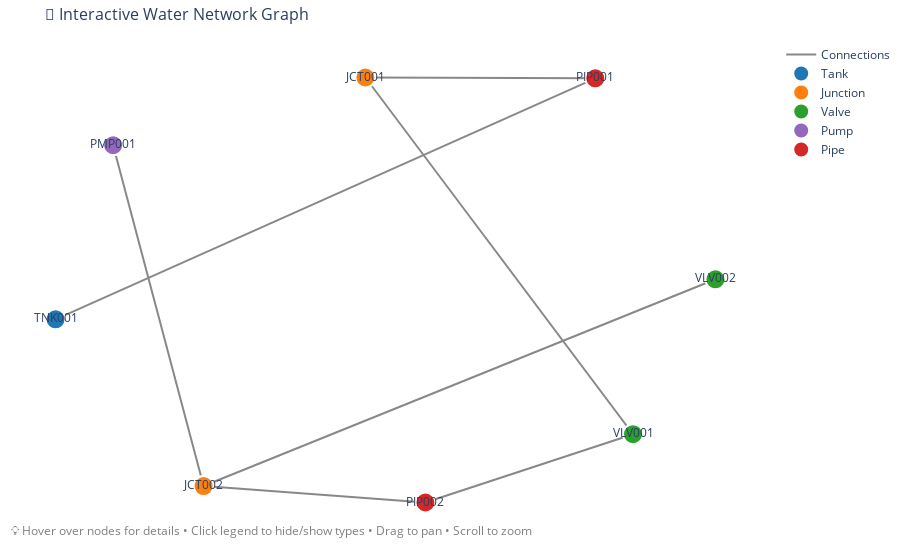

This figure's notebook cell:
### Code cell
# Create and display the interactive graph
print("🚀 Creating interactive Plotly graph...")
fig = create_interactive_plotly_graph(driver)
if fig:
    fig.show()
    print("✅ Interactive graph created! Try hovering, zooming, and clicking the legend.")

### Figure 1 — Plotly figure (JSON) as saved in the notebook; plotly's stock layout.template omitted (floating-point values rounded to 4 significant figures)
{"data": [{"hoverinfo": "none", "line": {"color": "#888", "width": 2}, "mode": "lines", "name": "Connections", "type": "scatter", "x": [-1, 0.6218, null, -0.06898, 0.7351, null, -0.06898, 0.6218, null, -0.5551, 0.9828, null, -0.5551, -0.827, null, -0.5551, 0.1114, null, 0.7351, 0.1114, null], "y": [-0.1185, 0.866, null, 0.8694, -0.588, null, 0.8694, 0.866, null, -0.7997, 0.04506, null, -0.7997, 0.5926, null, -0.7997, -0.8669, null, -0.588, -0.8669, null]}, {"hovertemplate": "%{hovertext}<extra></extra>", "hovertext": ["<b>Tank: TNK001</b><br>level: 850000<br>location: Reservoir Hill<br>elevation: 120.0<br>capacity: 1000000<br>"], "marker": {"color": "#1f77b4", "line": {"color": "white", "width": 2}, "size": 20}, "mode": "markers+text", "name": "Tank", "showlegend": true, "text": ["TNK001"], "textposition": "middle center", "type": "scatter", "x": [-1], "y": [-0.1185]}, {"hovertemplate": "%{hovertext}<extra></extra>", "hovertext": ["<b>Junction: JCT001</b><br>location: North District<br>elevation: 100.0<br>", "<b>Junction: JCT002</b><br>location: Central Plaza<br>elevation: 95.0<br>"], "marker": {"color": "#ff7f0e", "line": {"color": "white", "width": 2}, "size": 20}, "mode": "markers+text", "name": "Junction", "showlegend": true, "text": ["JCT001", "JCT002"], "textposition": "middle center", "type": "scatter", "x": [-0.06898, -0.5551], "y": [0.8694, -0.7997]}, {"hovertemplate": "%{hovertext}<extra></extra>", "hovertext": ["<b>Valve: VLV001</b><br>diameter: 12<br>installDate: 2015-03-15<br>status: Open<br>type: Gate Valve<br>", "<b>Valve: VLV002</b><br>diameter: 8<br>installDate: 2018-07-22<br>status: Closed<br>type: Ball Valve<br>"], "marker": {"color": "#2ca02c", "line": {"color": "white", "width": 2}, "size": 20}, "mode": "markers+text", "name": "Valve", "showlegend": true, "text": ["VLV001", "VLV002"], "textposition": "middle center", "type": "scatter", "x": [0.7351, 0.9828], "y": [-0.588, 0.04506]}, {"hovertemplate": "%{hovertext}<extra></extra>", "hovertext": ["<b>Pump: PMP001</b><br>status: Running<br>power: 25.5<br>capacity: 500<br>type: Centrifugal<br>"], "marker": {"color": "#9467bd", "line": {"color": "white", "width": 2}, "size": 20}, "mode": "markers+text", "name": "Pump", "showlegend": true, "text": ["PMP001"], "textposition": "middle center", "type": "scatter", "x": [-0.827], "y": [0.5926]}, {"hovertemplate": "%{hovertext}<extra></extra>", "hovertext": ["<b>Pipe: PIP001</b><br>diameter: 12<br>installDate: 2010-05-10<br>length: 500.0<br>material: Cast Iron<br>", "<b>Pipe: PIP002</b><br>diameter: 8<br>installDate: 2020-01-15<br>length: 300.0<br>material: PVC<br>"], "marker": {"color": "#d62728", "line": {"color": "white", "width": 2}, "size": 20}, "mode": "markers+text", "name": "Pipe", "showlegend": true, "text": ["PIP001", "PIP002"], "textposition": "middle center", "type": "scatter", "x": [0.6218, 0.1114], "y": [0.866, -0.8669]}], "layout": {"annotations": [{"font": {"color": "grey", "size": 12}, "showarrow": false, "text": "💡 Hover over nodes for details • Click legend to hide/show types • Drag to pan • Scroll to zoom", "x": 0.005, "xanchor": "left", "xref": "paper", "y": -0.002, "yanchor": "bottom", "yref": "paper"}], "hovermode": "closest", "margin": {"b": 20, "l": 5, "r": 5, "t": 40}, "plot_bgcolor": "white", "showlegend": true, "title": {"font": {"size": 16}, "text": "🌊 Interactive Water Network Graph"}, "xaxis": {"showgrid": false, "showticklabels": false, "zeroline": false}, "yaxis": {"showgrid": false, "showticklabels": false, "zeroline": false}}}
